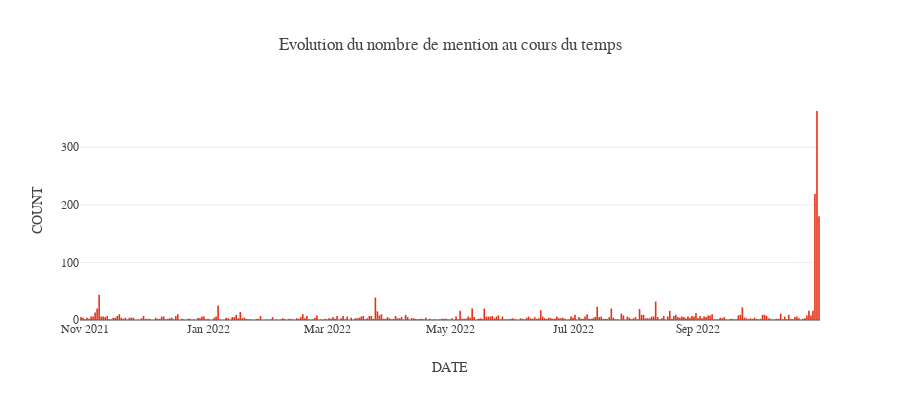

The code cell stored with this chart in its notebook:
### Markdown cell above
## Evolution au cours du temps

### Code cell
freq = "D"

count = (
    data_megabassines.set_index(["DATE"])
    .groupby([pd.Grouper(freq = freq)],as_index = True)
    ["COUNT"].sum()
    .reset_index()
)

fig = px.bar(count,x = "DATE",y = "COUNT",title = "Evolution du nombre de mention au cours du temps",height = 400)
fig.show()

### Figure 1 — Plotly figure (JSON) as saved in the notebook; plotly's stock layout.template omitted (floating-point values rounded to 4 significant figures; data arrays with more than 128 entries replaced by an {"elided": "..."} marker saying what was removed)
{"data": [{"alignmentgroup": "True", "hovertemplate": "DATE=%{x}<br>COUNT=%{y}<extra></extra>", "legendgroup": "", "marker": {"color": "rgb(230, 50, 24)", "pattern": {"shape": ""}}, "name": "", "offsetgroup": "", "orientation": "v", "showlegend": false, "textposition": "auto", "type": "bar", "x": {"elided": "367 str values"}, "xaxis": "x", "y": {"elided": "367 int values"}, "yaxis": "y"}], "layout": {"barmode": "relative", "height": 400, "legend": {"tracegroupgap": 0}, "title": {"text": "Evolution du nombre de mention au cours du temps"}, "xaxis": {"anchor": "y", "domain": [0, 1], "title": {"text": "DATE"}}, "yaxis": {"anchor": "x", "domain": [0, 1], "title": {"text": "COUNT"}}}}
